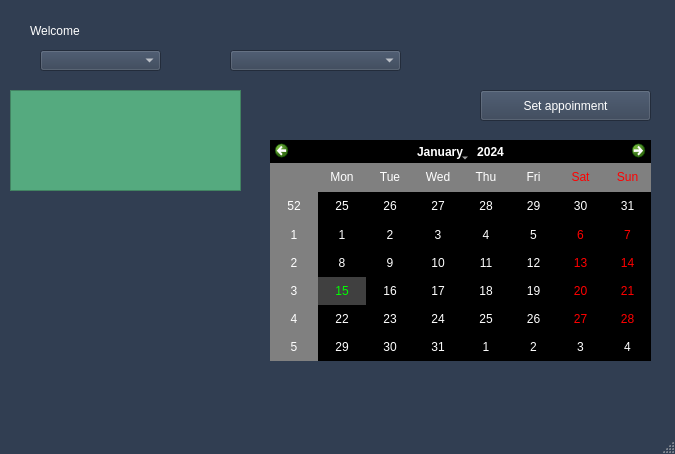
<?xml version="1.0" encoding="UTF-8"?>
<ui version="4.0">
 <class>MainWindow</class>
 <widget class="QMainWindow" name="MainWindow">
  <property name="geometry">
   <rect>
    <x>0</x>
    <y>0</y>
    <width>675</width>
    <height>454</height>
   </rect>
  </property>
  <property name="palette">
   <palette>
    <active>
     <colorrole role="WindowText">
      <brush brushstyle="SolidPattern">
       <color alpha="255">
        <red>255</red>
        <green>255</green>
        <blue>255</blue>
       </color>
      </brush>
     </colorrole>
     <colorrole role="Button">
      <brush brushstyle="SolidPattern">
       <color alpha="255">
        <red>49</red>
        <green>62</green>
        <blue>82</blue>
       </color>
      </brush>
     </colorrole>
     <colorrole role="Light">
      <brush brushstyle="SolidPattern">
       <color alpha="255">
        <red>73</red>
        <green>93</green>
        <blue>123</blue>
       </color>
      </brush>
     </colorrole>
     <colorrole role="Midlight">
      <brush brushstyle="SolidPattern">
       <color alpha="255">
        <red>61</red>
        <green>77</green>
        <blue>102</blue>
       </color>
      </brush>
     </colorrole>
     <colorrole role="Dark">
      <brush brushstyle="SolidPattern">
       <color alpha="255">
        <red>24</red>
        <green>31</green>
        <blue>41</blue>
       </color>
      </brush>
     </colorrole>
     <colorrole role="Mid">
      <brush brushstyle="SolidPattern">
       <color alpha="255">
        <red>33</red>
        <green>41</green>
        <blue>55</blue>
       </color>
      </brush>
     </colorrole>
     <colorrole role="Text">
      <brush brushstyle="SolidPattern">
       <color alpha="255">
        <red>255</red>
        <green>255</green>
        <blue>255</blue>
       </color>
      </brush>
     </colorrole>
     <colorrole role="BrightText">
      <brush brushstyle="SolidPattern">
       <color alpha="255">
        <red>255</red>
        <green>255</green>
        <blue>255</blue>
       </color>
      </brush>
     </colorrole>
     <colorrole role="ButtonText">
      <brush brushstyle="SolidPattern">
       <color alpha="255">
        <red>255</red>
        <green>255</green>
        <blue>255</blue>
       </color>
      </brush>
     </colorrole>
     <colorrole role="Base">
      <brush brushstyle="SolidPattern">
       <color alpha="255">
        <red>0</red>
        <green>0</green>
        <blue>0</blue>
       </color>
      </brush>
     </colorrole>
     <colorrole role="Window">
      <brush brushstyle="SolidPattern">
       <color alpha="255">
        <red>49</red>
        <green>62</green>
        <blue>82</blue>
       </color>
      </brush>
     </colorrole>
     <colorrole role="Shadow">
      <brush brushstyle="SolidPattern">
       <color alpha="255">
        <red>0</red>
        <green>0</green>
        <blue>0</blue>
       </color>
      </brush>
     </colorrole>
     <colorrole role="AlternateBase">
      <brush brushstyle="SolidPattern">
       <color alpha="255">
        <red>24</red>
        <green>31</green>
        <blue>41</blue>
       </color>
      </brush>
     </colorrole>
     <colorrole role="ToolTipBase">
      <brush brushstyle="SolidPattern">
       <color alpha="255">
        <red>255</red>
        <green>255</green>
        <blue>220</blue>
       </color>
      </brush>
     </colorrole>
     <colorrole role="ToolTipText">
      <brush brushstyle="SolidPattern">
       <color alpha="255">
        <red>0</red>
        <green>0</green>
        <blue>0</blue>
       </color>
      </brush>
     </colorrole>
     <colorrole role="PlaceholderText">
      <brush brushstyle="SolidPattern">
       <color alpha="128">
        <red>255</red>
        <green>255</green>
        <blue>255</blue>
       </color>
      </brush>
     </colorrole>
    </active>
    <inactive>
     <colorrole role="WindowText">
      <brush brushstyle="SolidPattern">
       <color alpha="255">
        <red>255</red>
        <green>255</green>
        <blue>255</blue>
       </color>
      </brush>
     </colorrole>
     <colorrole role="Button">
      <brush brushstyle="SolidPattern">
       <color alpha="255">
        <red>49</red>
        <green>62</green>
        <blue>82</blue>
       </color>
      </brush>
     </colorrole>
     <colorrole role="Light">
      <brush brushstyle="SolidPattern">
       <color alpha="255">
        <red>73</red>
        <green>93</green>
        <blue>123</blue>
       </color>
      </brush>
     </colorrole>
     <colorrole role="Midlight">
      <brush brushstyle="SolidPattern">
       <color alpha="255">
        <red>61</red>
        <green>77</green>
        <blue>102</blue>
       </color>
      </brush>
     </colorrole>
     <colorrole role="Dark">
      <brush brushstyle="SolidPattern">
       <color alpha="255">
        <red>24</red>
        <green>31</green>
        <blue>41</blue>
       </color>
      </brush>
     </colorrole>
     <colorrole role="Mid">
      <brush brushstyle="SolidPattern">
       <color alpha="255">
        <red>33</red>
        <green>41</green>
        <blue>55</blue>
       </color>
      </brush>
     </colorrole>
     <colorrole role="Text">
      <brush brushstyle="SolidPattern">
       <color alpha="255">
        <red>255</red>
        <green>255</green>
        <blue>255</blue>
       </color>
      </brush>
     </colorrole>
     <colorrole role="BrightText">
      <brush brushstyle="SolidPattern">
       <color alpha="255">
        <red>255</red>
        <green>255</green>
        <blue>255</blue>
       </color>
      </brush>
     </colorrole>
     <colorrole role="ButtonText">
      <brush brushstyle="SolidPattern">
       <color alpha="255">
        <red>255</red>
        <green>255</green>
        <blue>255</blue>
       </color>
      </brush>
     </colorrole>
     <colorrole role="Base">
      <brush brushstyle="SolidPattern">
       <color alpha="255">
        <red>0</red>
        <green>0</green>
        <blue>0</blue>
       </color>
      </brush>
     </colorrole>
     <colorrole role="Window">
      <brush brushstyle="SolidPattern">
       <color alpha="255">
        <red>49</red>
        <green>62</green>
        <blue>82</blue>
       </color>
      </brush>
     </colorrole>
     <colorrole role="Shadow">
      <brush brushstyle="SolidPattern">
       <color alpha="255">
        <red>0</red>
        <green>0</green>
        <blue>0</blue>
       </color>
      </brush>
     </colorrole>
     <colorrole role="AlternateBase">
      <brush brushstyle="SolidPattern">
       <color alpha="255">
        <red>24</red>
        <green>31</green>
        <blue>41</blue>
       </color>
      </brush>
     </colorrole>
     <colorrole role="ToolTipBase">
      <brush brushstyle="SolidPattern">
       <color alpha="255">
        <red>255</red>
        <green>255</green>
        <blue>220</blue>
       </color>
      </brush>
     </colorrole>
     <colorrole role="ToolTipText">
      <brush brushstyle="SolidPattern">
       <color alpha="255">
        <red>0</red>
        <green>0</green>
        <blue>0</blue>
       </color>
      </brush>
     </colorrole>
     <colorrole role="PlaceholderText">
      <brush brushstyle="SolidPattern">
       <color alpha="128">
        <red>255</red>
        <green>255</green>
        <blue>255</blue>
       </color>
      </brush>
     </colorrole>
    </inactive>
    <disabled>
     <colorrole role="WindowText">
      <brush brushstyle="SolidPattern">
       <color alpha="255">
        <red>24</red>
        <green>31</green>
        <blue>41</blue>
       </color>
      </brush>
     </colorrole>
     <colorrole role="Button">
      <brush brushstyle="SolidPattern">
       <color alpha="255">
        <red>49</red>
        <green>62</green>
        <blue>82</blue>
       </color>
      </brush>
     </colorrole>
     <colorrole role="Light">
      <brush brushstyle="SolidPattern">
       <color alpha="255">
        <red>73</red>
        <green>93</green>
        <blue>123</blue>
       </color>
      </brush>
     </colorrole>
     <colorrole role="Midlight">
      <brush brushstyle="SolidPattern">
       <color alpha="255">
        <red>61</red>
        <green>77</green>
        <blue>102</blue>
       </color>
      </brush>
     </colorrole>
     <colorrole role="Dark">
      <brush brushstyle="SolidPattern">
       <color alpha="255">
        <red>24</red>
        <green>31</green>
        <blue>41</blue>
       </color>
      </brush>
     </colorrole>
     <colorrole role="Mid">
      <brush brushstyle="SolidPattern">
       <color alpha="255">
        <red>33</red>
        <green>41</green>
        <blue>55</blue>
       </color>
      </brush>
     </colorrole>
     <colorrole role="Text">
      <brush brushstyle="SolidPattern">
       <color alpha="255">
        <red>24</red>
        <green>31</green>
        <blue>41</blue>
       </color>
      </brush>
     </colorrole>
     <colorrole role="BrightText">
      <brush brushstyle="SolidPattern">
       <color alpha="255">
        <red>255</red>
        <green>255</green>
        <blue>255</blue>
       </color>
      </brush>
     </colorrole>
     <colorrole role="ButtonText">
      <brush brushstyle="SolidPattern">
       <color alpha="255">
        <red>24</red>
        <green>31</green>
        <blue>41</blue>
       </color>
      </brush>
     </colorrole>
     <colorrole role="Base">
      <brush brushstyle="SolidPattern">
       <color alpha="255">
        <red>49</red>
        <green>62</green>
        <blue>82</blue>
       </color>
      </brush>
     </colorrole>
     <colorrole role="Window">
      <brush brushstyle="SolidPattern">
       <color alpha="255">
        <red>49</red>
        <green>62</green>
        <blue>82</blue>
       </color>
      </brush>
     </colorrole>
     <colorrole role="Shadow">
      <brush brushstyle="SolidPattern">
       <color alpha="255">
        <red>0</red>
        <green>0</green>
        <blue>0</blue>
       </color>
      </brush>
     </colorrole>
     <colorrole role="AlternateBase">
      <brush brushstyle="SolidPattern">
       <color alpha="255">
        <red>49</red>
        <green>62</green>
        <blue>82</blue>
       </color>
      </brush>
     </colorrole>
     <colorrole role="ToolTipBase">
      <brush brushstyle="SolidPattern">
       <color alpha="255">
        <red>255</red>
        <green>255</green>
        <blue>220</blue>
       </color>
      </brush>
     </colorrole>
     <colorrole role="ToolTipText">
      <brush brushstyle="SolidPattern">
       <color alpha="255">
        <red>0</red>
        <green>0</green>
        <blue>0</blue>
       </color>
      </brush>
     </colorrole>
     <colorrole role="PlaceholderText">
      <brush brushstyle="SolidPattern">
       <color alpha="128">
        <red>255</red>
        <green>255</green>
        <blue>255</blue>
       </color>
      </brush>
     </colorrole>
    </disabled>
   </palette>
  </property>
  <property name="windowTitle">
   <string>MainWindow</string>
  </property>
  <widget class="QWidget" name="centralwidget">
   <widget class="QLabel" name="ErrorLabel">
    <property name="geometry">
     <rect>
      <x>30</x>
      <y>20</y>
      <width>111</width>
      <height>21</height>
     </rect>
    </property>
    <property name="text">
     <string>Welcome</string>
    </property>
   </widget>
   <widget class="QCalendarWidget" name="calendarWidget">
    <property name="geometry">
     <rect>
      <x>270</x>
      <y>140</y>
      <width>381</width>
      <height>221</height>
     </rect>
    </property>
    <property name="styleSheet">
     <string notr="true">color: rgb(255, 255, 255);
selection-background-color: rgb(64, 64, 64);
selection-color: rgb(0, 255, 0);
alternate-background-color: rgb(128, 128,128);
background-color: rgb(0, 0, 0);</string>
    </property>
   </widget>
   <widget class="QComboBox" name="Doc_Box">
    <property name="geometry">
     <rect>
      <x>40</x>
      <y>50</y>
      <width>121</width>
      <height>21</height>
     </rect>
    </property>
    <property name="maxVisibleItems">
     <number>10</number>
    </property>
    <property name="insertPolicy">
     <enum>QComboBox::InsertAtBottom</enum>
    </property>
   </widget>
   <widget class="QPushButton" name="appo_Button">
    <property name="geometry">
     <rect>
      <x>480</x>
      <y>90</y>
      <width>171</width>
      <height>31</height>
     </rect>
    </property>
    <property name="text">
     <string>Set appoinment</string>
    </property>
   </widget>
   <widget class="QComboBox" name="Time_Box">
    <property name="geometry">
     <rect>
      <x>230</x>
      <y>50</y>
      <width>171</width>
      <height>21</height>
     </rect>
    </property>
   </widget>
   <widget class="QLabel" name="Check_Label">
    <property name="geometry">
     <rect>
      <x>150</x>
      <y>310</y>
      <width>281</width>
      <height>21</height>
     </rect>
    </property>
    <property name="text">
     <string/>
    </property>
   </widget>
   <widget class="QTextEdit" name="textEdit">
    <property name="geometry">
     <rect>
      <x>10</x>
      <y>90</y>
      <width>231</width>
      <height>101</height>
     </rect>
    </property>
    <property name="font">
     <font>
      <family>MV Boli</family>
      <pointsize>10</pointsize>
      <weight>50</weight>
      <bold>false</bold>
     </font>
    </property>
    <property name="styleSheet">
     <string notr="true">background-color: rgb(85, 170, 127);</string>
    </property>
   </widget>
  </widget>
  <widget class="QMenuBar" name="menubar">
   <property name="geometry">
    <rect>
     <x>0</x>
     <y>0</y>
     <width>675</width>
     <height>26</height>
    </rect>
   </property>
  </widget>
  <widget class="QStatusBar" name="statusbar"/>
 </widget>
 <resources/>
 <connections/>
</ui>
